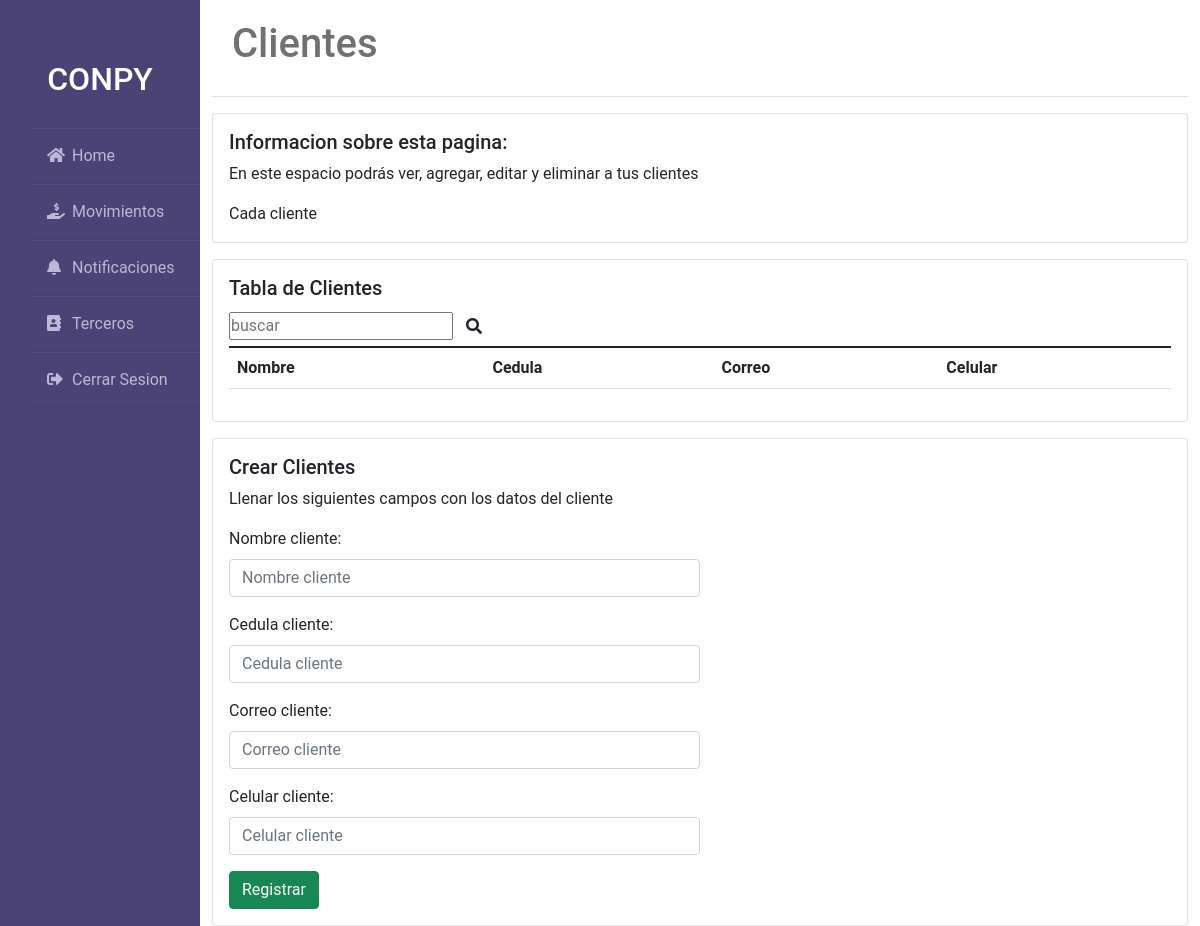
The page /clientes/ on the database as committed earlier.
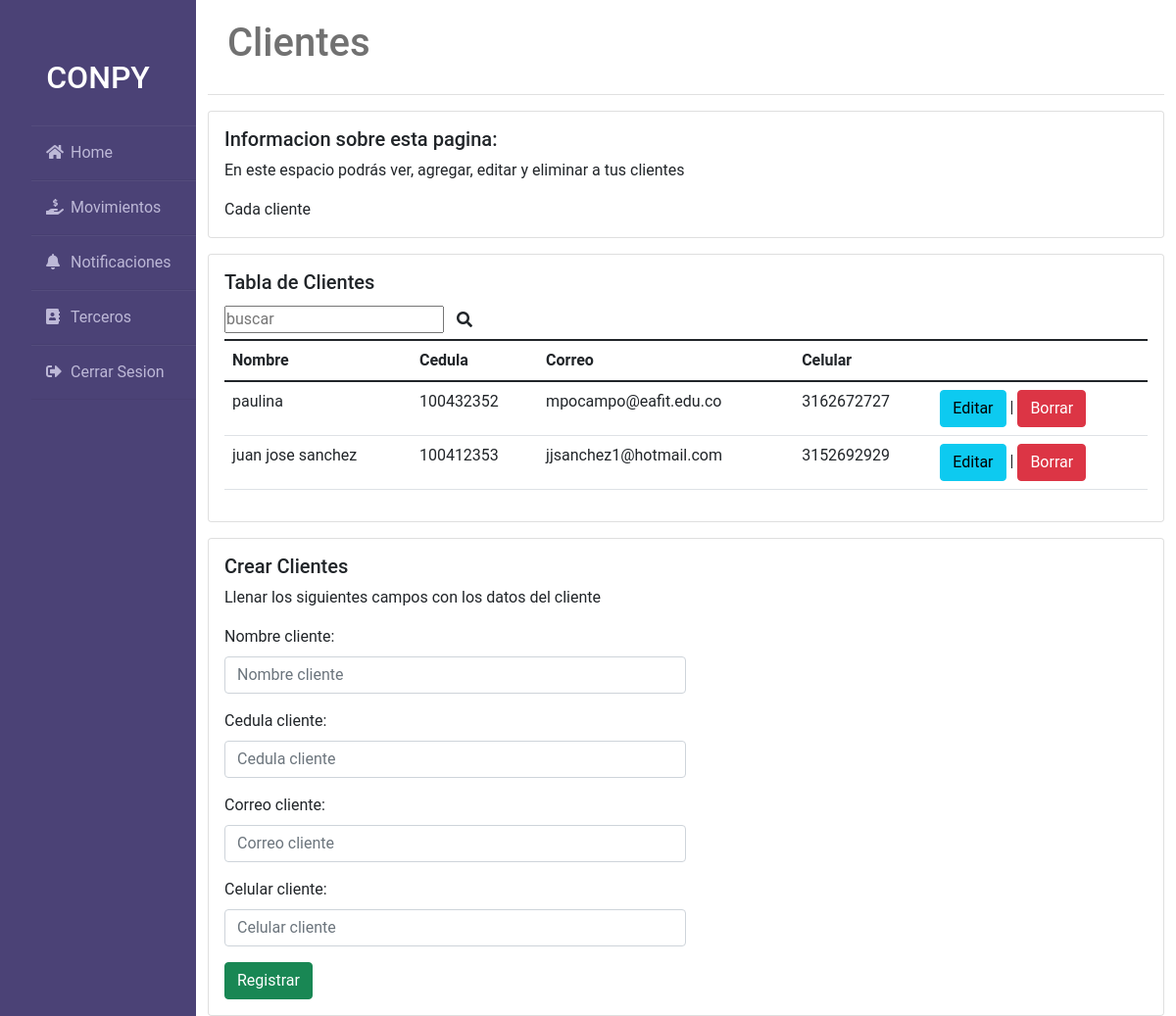
The same page on the database as committed later.
### clientes/models.py (models this page shows, shortened)
class Cliente(models.Model):
    options = (
        ('Cliente', 'Cliente')
    )
    id = models.AutoField(primary_key=True)
    nombre_cliente=models.TextField(max_length=35,verbose_name='nombre cliente')
    cedula_cliente=models.IntegerField (verbose_name='cedula cliente')
    correo_cliente=models.EmailField(max_length=35,verbose_name='correo cliente')
    celular_cliente=models.IntegerField (verbose_name='celular cliente')

### clientes/views.py (the view)
# urls.py: path('',include('clientes.urls')),
def clientes(request):
    msg=None
    datos=Cliente.objects.all()
    formulario=ClienteForm(request.POST or None)
    if formulario.is_valid():
        try:
            formulario.save()
            msg='El cliente se ha creado correctamente'
        except:
            msg='Hubo un error al momneto de crear un cliente'
    return render(request,'negocio/clientes.html',{'datos':datos,'formulario':formulario,'msg':msg})

### clientes/forms.py
class ClienteForm(forms.ModelForm):
    class Meta:
        model = Cliente
        fields = '__all__'

### negocio/templates/negocio/clientes.html (shortened to what this page needs)
{% extends 'negocio/base.html' %}
{% block content %}
<div class="container">
    <div class="header">
        <h1>Clientes</h1>
    </div>
    <div class="card mt-3">
        <div class="card-body">
          <h5 class="card-title">Informacion sobre esta pagina:</h5>
          <p class="card-text">En este espacio podrás ver, agregar, editar y eliminar a tus clientes</p>
          <p class="card-text">Cada cliente </p>
        </div>
      </div>
    <div class="card mt-3">
      <div class="card-body">
          <h5 class="card-title">Tabla de Clientes</h5>
          <table class="table">
              <form action=" {% url 'buscar_dato' %} " method="POST">
              <input type="text" placeholder="buscar" name="busqueda"><button class="btn" type="submit"><i class="fas fa-search"></i></button>
          </form>
            <thead>
              <tr>
                <th>Nombre</th>
                <th>Cedula</th>
                <th>Correo</th>
                <th>Celular</th>
              </tr>
            </thead>
            <tbody>
            {% for dato in datos %}
              <tr>
                <td>{{ dato.nombre_cliente }}</td>
                <td>{{ dato.cedula_cliente }}</td>
                <td>{{ dato.correo_cliente }}</td>
                <td>{{ dato.celular_cliente }}</td>
                <td> <a href="{% url 'editar'%}" class="btn btn-info" role="button">Editar</a> |
                  <a href="{% url 'eliminar_cliente' dato.id %}" class="btn btn-danger" role="button">Borrar</a> </td>
              </tr>
              {% endfor %}
          </tbody>
          </table>
      </div>
    </div>
    <div class="card mt-3">
        <div class="card-body">
            <h5 class="card-title">Crear Clientes</h5>
            <p>Llenar los siguientes campos con los datos del cliente</p>
            <form action=" {% url 'clientes' %} " method="POST">
              {% for campo in formulario %}
              <div class="mb-3 col-6">
                <label for="" class="form-label">{{ campo.label }}: </label>
                {% if campo.field.widget.input_type  != "text" %}
                <input
                type="{{ campo.field.widget.input_type  }}"
                name="{{ campo.name }}"
                id=""
                placeholder="{{ campo.label }}"
                class="form-control" />
                {% endif %}
              </div>
              {% endfor %}
              <input type="submit" value="Registrar" class="btn btn-success">
            </form>
        </div>
    </div>
</div>
{% endblock %}

Rows that differ between the two databases and show on the page:
added Cliente: nombre_cliente "paulina", cedula_cliente "100432352", correo_cliente "mpocampo@eafit.edu.co", celular_cliente "3162672727"
added Cliente: nombre_cliente "juan jose sanchez", cedula_cliente "100412353", correo_cliente "jjsanchez1@hotmail.com", celular_cliente "3152692929"
